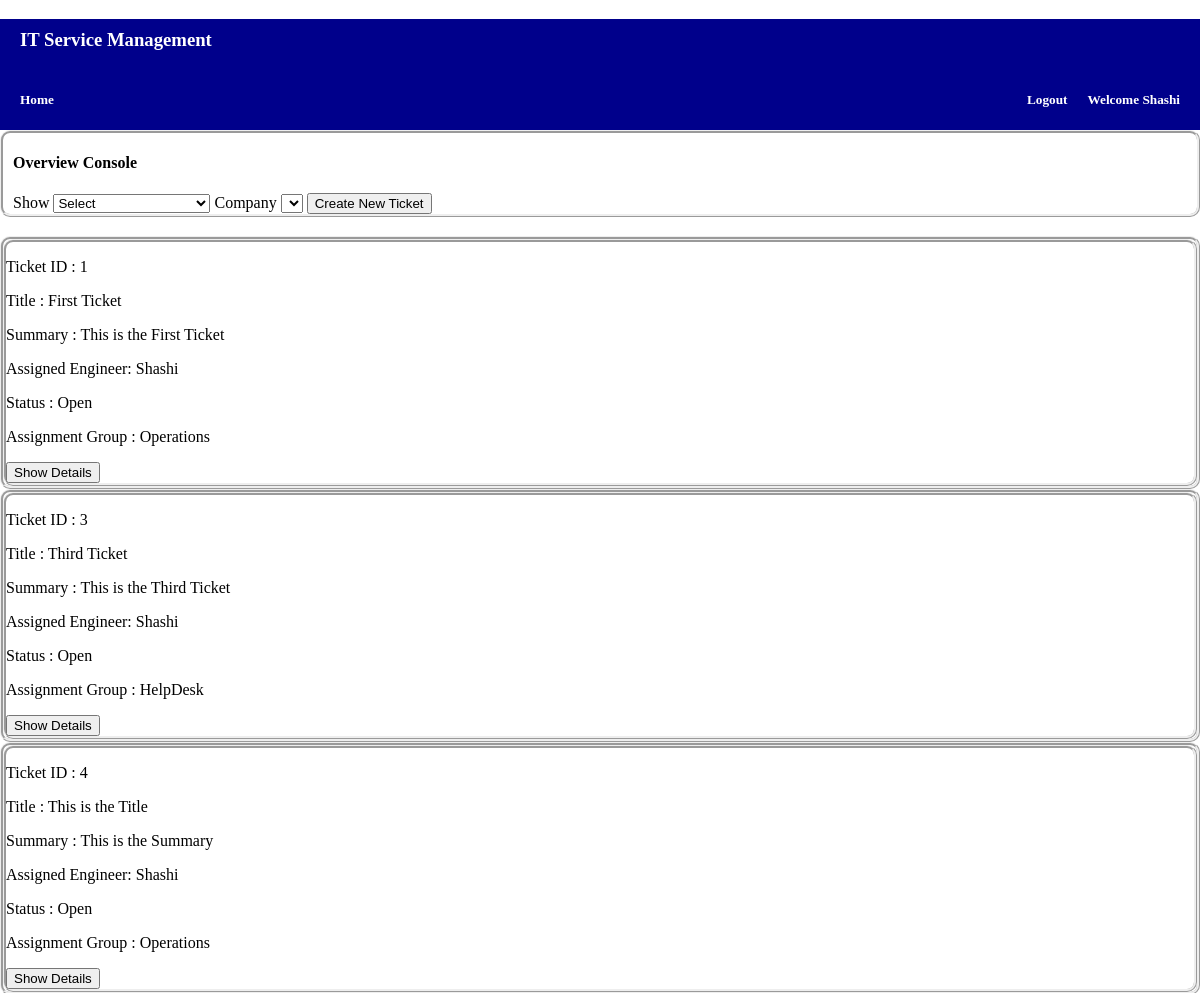
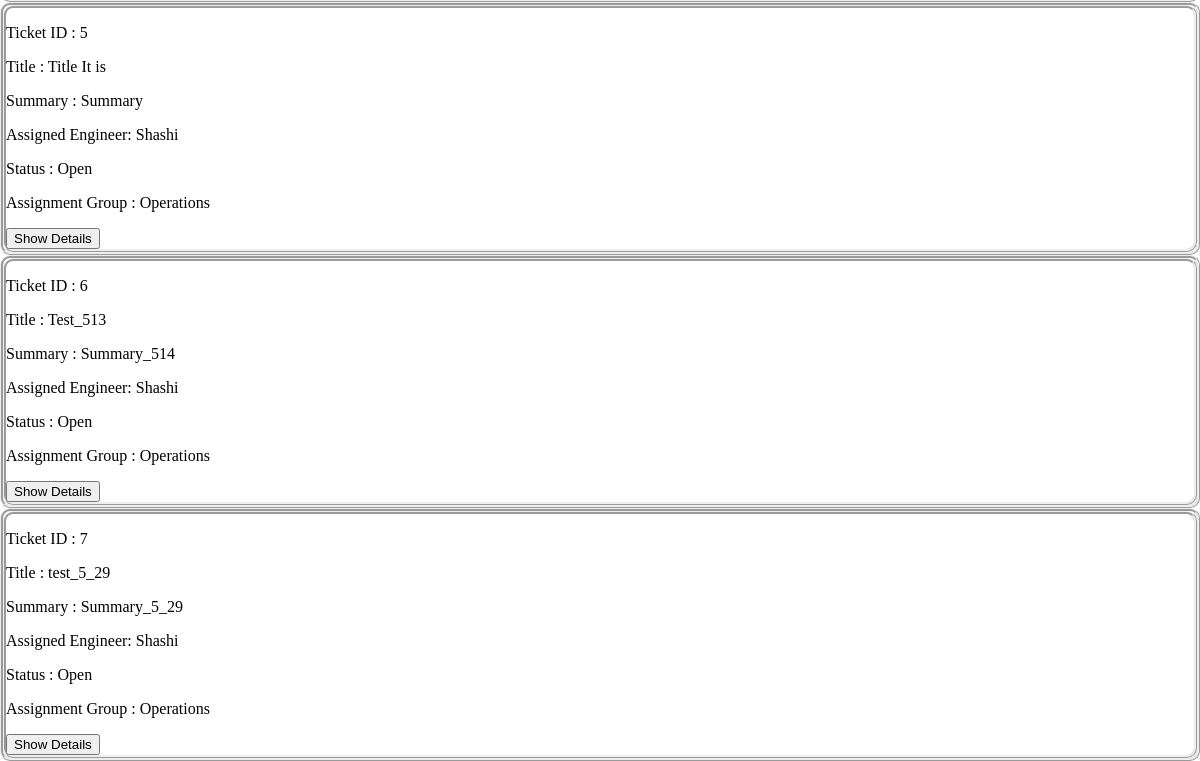
Page /assignedToMe/ (signed in) on the committed database (2 pictures, top to bottom).
### tickets/models.py (models this page shows)
class tickets(models.Model):
	status_choices = (('Open', 'Open'), ('In Progress', 'In Progress'), ('Pending','Pending'), ('On Hold', 'On Hold'),('Closed', 'Closed'))
	assignment_group_choices = (('HelpDesk', 'HelpDesk'), ('ITSecAdmin', 'ITSecAdmin'), ('Operations','Operations'), ('Network', 'Network'),('Infrastructure', 'Infrastructure'))
	ticket_id 			= models.PositiveIntegerField(primary_key = True)
	title 				= models.CharField(max_length = 100)
	summary				= models.TextField()
	assigned_engineer	= models.CharField(max_length = 100, default = "Shashi")
	focused				= models.BooleanField(default=False)
	status				= models.CharField(max_length = 20, choices = status_choices, default = 'Open')
	assignment_group	= models.CharField(max_length = 20, choices = assignment_group_choices, default = 'HelpDesk')
	submitted_by		= models.CharField(max_length = 100, default='Guest')

### tickets/views.py (the view)
# urls.py: path('assignedToMe/', assignedToMe, name="assignedToMe"),
def assignedToMe(request):
	if not request.session.session_key:
		return render(request, "loginPage.html")
	myName = str(request.user)
	obj = tickets.objects.all()
	ticket_data = []
	temp = []
	for details in obj:
		if details.assigned_engineer == myName:
			temp.append(details.ticket_id)
			temp.append(details.title)
			temp.append(details.summary)
			temp.append(details.assigned_engineer)
			temp.append(details.focused)
			temp.append(details.status)
			temp.append(details.assignment_group)
			ticket_data.append(temp)
			temp = []
	context = {
		'All_tickets_data'		: ticket_data
	}
	return render(request, "main.html", context)

### mainapp/Templates/main.html (shortened to what this page needs)
{% load static %}
{% include "headerbar.html" %}
<!DOCTYPE html>
<html>
<head>
	<link rel="stylesheet" type="text/css" href="{% static '/css/main.css' %}">
</head>
<body>
{% if All_tickets_data %}
	{% for tick_details in All_tickets_data %}
		<div class="ticket-content">
			<div class = "ticket">
				<p>Ticket ID  		:	{{ tick_details.0 }}</p>
				<p>Title    		:   {{ tick_details.1 }}</p>
				<p>Summary 			: 	{{ tick_details.2 }}</p>
				<p>Assigned Engineer: 	{{ tick_details.3 }}</p>
				<p>Status 			: 	{{ tick_details.5 }}</p>
				<p>Assignment Group : 	{{ tick_details.6 }}</p>
				<form method="POST" action="http://127.0.0.1:8000/ticketDetails/">
				<button name="ticketID" value={{ tick_details.0 }} onclick="window.location.href='{% url 'ticketDetails' %}'">Show Details</button>
				</form>
			</div>
		</div>
	{% endfor %}
{% endif %}
</body>
</html>

### mainapp/Templates/headerbar.html (shortened to what this page needs)
{% load static %}
<!DOCTYPE html>
<html>
<head>
	<link rel="stylesheet" type="text/css" href="{% static '/css/main.css' %}">
</head>
<body>
{% block content %}
<div class="band-header">
	<header class="site-header">
		<tr>
			<h3 id="application-title">IT Service Management</h3>
			<h5 id="current-tab" style="display: inline-block"><a href="http://127.0.0.1:8000/" style="color: white">Home</a></h5>
			<h5 id="user-tag" style="display: inline-block" float: right>Welcome {{ request.user }}</h5>
			<h5 id="user-tag" style="display: inline-block" float: right><a href="http://127.0.0.1:8000/logout_view/" id="logout-link">Logout</a></h5>
		</tr>
	</header>
</div>
<div class="main-content">
	<div class="options">
	<h4>Overview Console</h4>
		<label for="show-options">Show</label>
		<select name="show-options" id="show-options" onchange="location = this.value;">
			<option value="">Select</option>
		</select>
		<label for="show-company"> Company</label>
		<select name="show-company" id="show-company">
		</select>
		<button id="createTicket" onclick="location.href='http://127.0.0.1:8000/createNewTicket/'" type="button">Create New Ticket</button>
	</div>
</div>
{% endblock %}
</body>
</html>

### static/css/main.css (style rules this page uses)
body { padding: 0px; margin: 0px; margin-top: 0px; padding-top: 0px; }
.band-header, .siteheader { background-color: darkblue; color: white; height: 100% margin:0; }
#user-tag { float: right; margin-right: 20px; }
a, a:visited { color:white; text-decoration:none; }
#application-title { margin-left: 20px; padding-top: 10px; }
#current-tab { margin-left: 20px; color: white; }
.main-content { border-style: ridge; height: 100%; border-radius: 10px; }
.options { padding-top: 0px; margin-left: 10px; }
.ticket-content { border-style: ridge; height: 100%; border-radius: 10px; }
.ticket { border-style: ridge; height: 100%; border-radius: 10px; }

### rows in the picture
tickets: title "First Ticket", summary "This is the First Ticket", assigned_engineer "Shashi", status "Open", assignment_group "Operations"
tickets: title "Third Ticket", summary "This is the Third Ticket", assigned_engineer "Shashi", status "Open", assignment_group "HelpDesk"
tickets: title "This is the Title", summary "This is the Summary", assigned_engineer "Shashi", status "Open", assignment_group "Operations"
tickets: title "Title It is", summary "Summary", assigned_engineer "Shashi", status "Open", assignment_group "Operations"
tickets: title "Test_513", summary "Summary_514", assigned_engineer "Shashi", status "Open", assignment_group "Operations"
tickets: title "test_5_29", summary "Summary_5_29", assigned_engineer "Shashi", status "Open", assignment_group "Operations"

### other values in the picture
{{ request.user }} "Shashi"
{{ tick_details.0 }} "1" "3" "4" "5" "6" "7"
